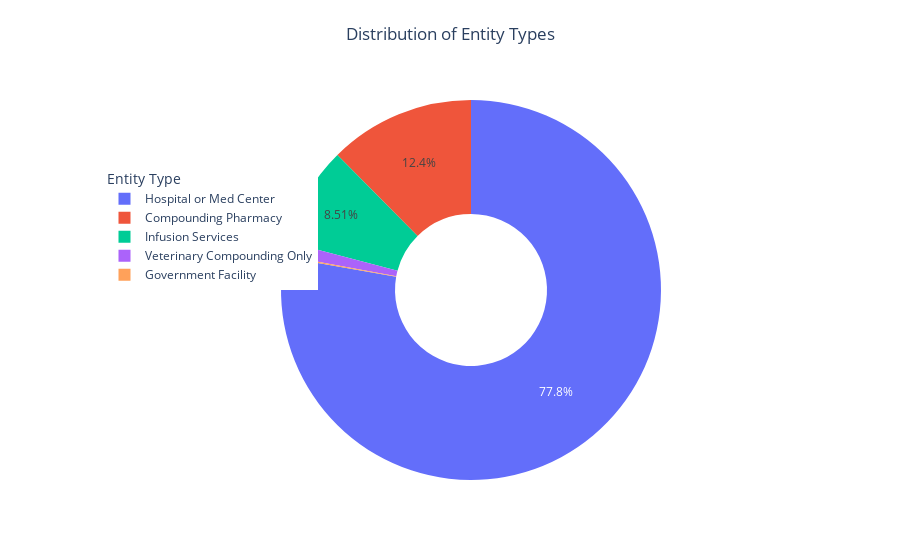

Source (notebook cell):
### Markdown cell above
### WHO is being issued Sterile Compounding Licenses by the California State Board of Pharmacy?

### Code cell
import plotly.express as px

# Step 1: Aggregate the counts of each 'Entity Type'
entity_type_counts = all_pharmacies['Entity Type'].value_counts().reset_index()
entity_type_counts.columns = ['Entity Type', 'Count']

# Step 2: Create the donut chart for Entity Type
fig = px.pie(
    entity_type_counts,  # Use entity_type_counts, not license_type_counts
    names='Entity Type',
    values='Count',
    title="Distribution of Entity Types",
    hole=0.4,  # This makes it a donut chart
)

# Step 3: Update the legend labels for each trace to be more descriptive
fig.for_each_trace(lambda trace: trace.update(
    name="Entity Type A" if trace.name == "Type A" else
    "Entity Type B" if trace.name == "Type B" else
    "Entity Type C" if trace.name == "Type C" else
    trace.name  # Keep original name if it doesn't match any condition
))

# Step 4: Customize the layout for title and legend
fig.update_layout(
    title={  # Title customization
        'text': "Distribution of Entity Types",
        'y': 0.95,  # Position the title just below the top of the chart
        'x': 0.5,  # Horizontally center the title
        'xanchor': 'center',
        'yanchor': 'top'  # Align title's top edge with y position
    },
    legend=dict(
        title="Entity Type",  # Add a legend title
        orientation="v",  # Vertical legend layout
        yanchor="bottom",
        y=0.5,  # Place legend below the chart
        xanchor="right",
        x=.25
    )
)

# Step 5: Show the plot
fig.show()

### Figure 1 — Plotly figure (JSON) as saved in the notebook; plotly's stock layout.template omitted (floating-point values rounded to 4 significant figures)
{"data": [{"domain": {"x": [0.0, 1.0], "y": [0.0, 1.0]}, "hole": 0.4, "hovertemplate": "Entity Type=%{label}<br>Count=%{value}<extra></extra>", "labels": ["Hospital or Med Center", "Compounding Pharmacy", "Infusion Services", "Veterinary Compounding Only", "Government Facility"], "legendgroup": "", "name": "", "showlegend": true, "values": [658, 105, 72, 10, 1], "type": "pie"}], "layout": {"legend": {"tracegroupgap": 0, "title": {"text": "Entity Type"}, "orientation": "v", "yanchor": "bottom", "y": 0.5, "xanchor": "right", "x": 0.25}, "title": {"text": "Distribution of Entity Types", "y": 0.95, "x": 0.5, "xanchor": "center", "yanchor": "top"}}}
